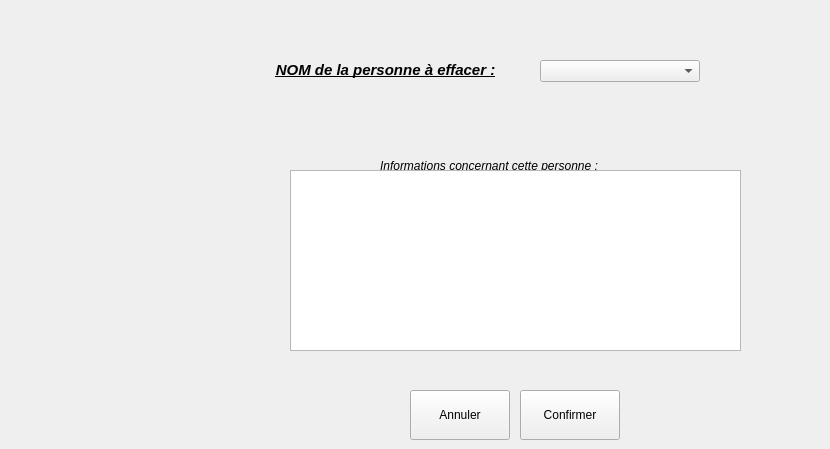
      <widget class="QWidget" name="tbEffacerPersonne">
       <attribute name="title">
        <string>Effacer une personne existante...</string>
       </attribute>
       <widget class="QComboBox" name="cBoxPersSupp">
        <property name="geometry">
         <rect>
          <x>540</x>
          <y>60</y>
          <width>160</width>
          <height>22</height>
         </rect>
        </property>
       </widget>
       <widget class="QLabel" name="label_142">
        <property name="geometry">
         <rect>
          <x>380</x>
          <y>150</y>
          <width>441</width>
          <height>31</height>
         </rect>
        </property>
        <property name="font">
         <font>
          <weight>50</weight>
          <italic>true</italic>
          <bold>false</bold>
          <underline>false</underline>
         </font>
        </property>
        <property name="text">
         <string>Informations concernant cette personne :</string>
        </property>
       </widget>
       <widget class="QPushButton" name="btOkPersSupp">
        <property name="geometry">
         <rect>
          <x>520</x>
          <y>390</y>
          <width>100</width>
          <height>50</height>
         </rect>
        </property>
        <property name="text">
         <string>Confirmer</string>
        </property>
        <property name="icon">
         <iconset>
          <normaloff>C:/Users/Tom/Documents/ECOLE/BTS_IRIS_2/SuPerL/LINUX/FONCTIONNEL_RV1/Projet_Config/ressources/bt_ok.png</normaloff>C:/Users/Tom/Documents/ECOLE/BTS_IRIS_2/SuPerL/LINUX/FONCTIONNEL_RV1/Projet_Config/ressources/bt_ok.png</iconset>
        </property>
       </widget>
       <widget class="QTextEdit" name="txtInfoPersDel">
        <property name="geometry">
         <rect>
          <x>290</x>
          <y>170</y>
          <width>451</width>
          <height>181</height>
         </rect>
        </property>
       </widget>
       <widget class="QPushButton" name="btAnnulerPersSupp">
        <property name="geometry">
         <rect>
          <x>410</x>
          <y>390</y>
          <width>100</width>
          <height>50</height>
         </rect>
        </property>
        <property name="text">
         <string>Annuler</string>
        </property>
        <property name="icon">
         <iconset>
          <normaloff>C:/Users/Tom/Documents/ECOLE/BTS_IRIS_2/SuPerL/LINUX/FONCTIONNEL_RV1/Projet_Config/ressources/ButtonClose.png</normaloff>C:/Users/Tom/Documents/ECOLE/BTS_IRIS_2/SuPerL/LINUX/FONCTIONNEL_RV1/Projet_Config/ressources/ButtonClose.png</iconset>
        </property>
       </widget>
       <widget class="QLabel" name="label_141">
        <property name="geometry">
         <rect>
          <x>250</x>
          <y>60</y>
          <width>271</width>
          <height>20</height>
         </rect>
        </property>
        <property name="font">
         <font>
          <pointsize>11</pointsize>
          <weight>75</weight>
          <italic>true</italic>
          <bold>true</bold>
          <underline>true</underline>
         </font>
        </property>
        <property name="text">
         <string>NOM de la personne à effacer :</string>
        </property>
        <property name="alignment">
         <set>Qt::AlignCenter</set>
        </property>
       </widget>
      </widget>
